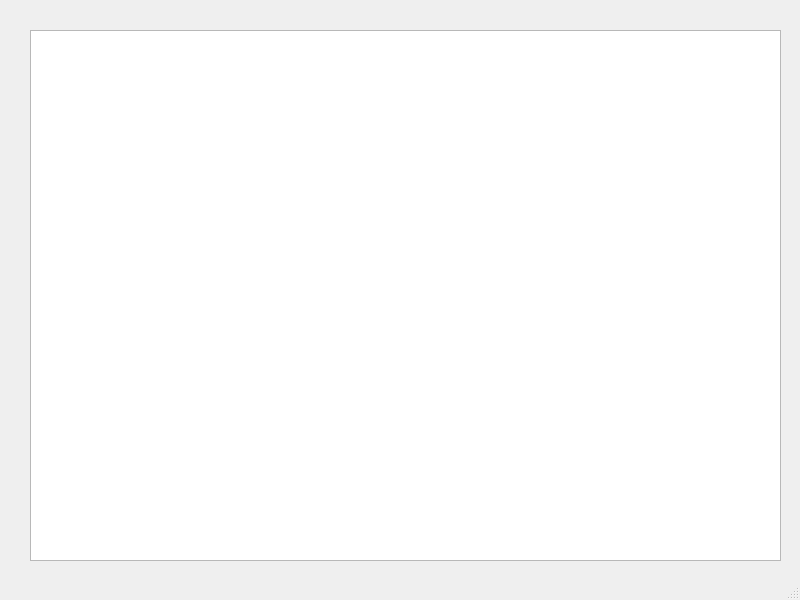
<?xml version="1.0" encoding="UTF-8"?>
<ui version="4.0">
 <class>Quarantine</class>
 <widget class="QMainWindow" name="Quarantine">
  <property name="geometry">
   <rect>
    <x>0</x>
    <y>0</y>
    <width>800</width>
    <height>600</height>
   </rect>
  </property>
  <property name="windowTitle">
   <string>MainWindow</string>
  </property>
  <widget class="QWidget" name="centralwidget">
   <widget class="QListWidget" name="listWidget">
    <property name="geometry">
     <rect>
      <x>30</x>
      <y>30</y>
      <width>751</width>
      <height>531</height>
     </rect>
    </property>
   </widget>
  </widget>
  <widget class="QMenuBar" name="menubar">
   <property name="geometry">
    <rect>
     <x>0</x>
     <y>0</y>
     <width>800</width>
     <height>20</height>
    </rect>
   </property>
  </widget>
  <widget class="QStatusBar" name="statusbar"/>
 </widget>
 <resources/>
 <connections/>
</ui>
